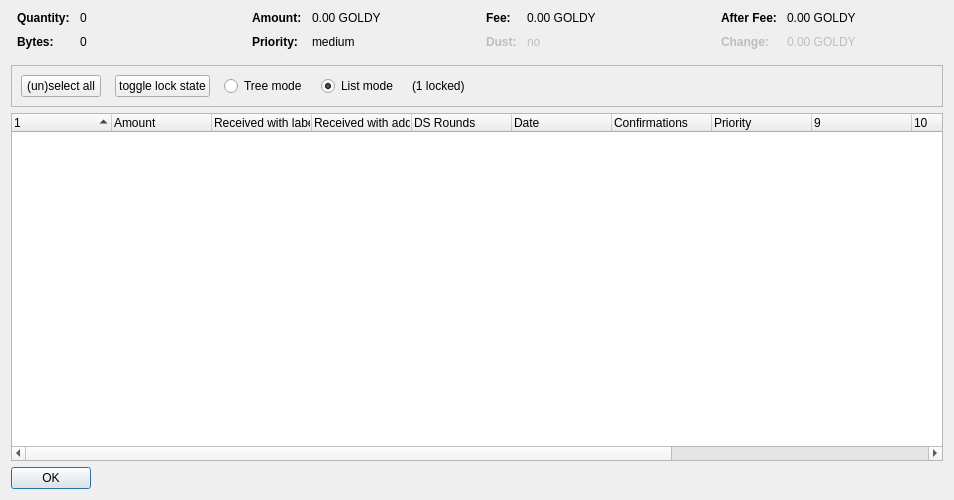
<?xml version="1.0" encoding="UTF-8"?>
<ui version="4.0">
 <class>CoinControlDialog</class>
 <widget class="QDialog" name="CoinControlDialog">
  <property name="geometry">
   <rect>
    <x>0</x>
    <y>0</y>
    <width>954</width>
    <height>500</height>
   </rect>
  </property>
  <property name="windowTitle">
   <string>Coin Selection</string>
  </property>
  <layout class="QVBoxLayout" name="verticalLayout">
   <item>
    <layout class="QHBoxLayout" name="horizontalLayoutTop" stretch="0,0,0,0">
     <property name="topMargin">
      <number>0</number>
     </property>
     <property name="bottomMargin">
      <number>10</number>
     </property>
     <item>
      <layout class="QFormLayout" name="formLayoutCoinControl1">
       <property name="horizontalSpacing">
        <number>10</number>
       </property>
       <property name="verticalSpacing">
        <number>10</number>
       </property>
       <property name="leftMargin">
        <number>6</number>
       </property>
       <property name="rightMargin">
        <number>6</number>
       </property>
       <item row="0" column="0">
        <widget class="QLabel" name="labelCoinControlQuantityText">
         <property name="font">
          <font>
           <weight>75</weight>
           <bold>true</bold>
          </font>
         </property>
         <property name="text">
          <string>Quantity:</string>
         </property>
        </widget>
       </item>
       <item row="0" column="1">
        <widget class="QLabel" name="labelCoinControlQuantity">
         <property name="cursor">
          <cursorShape>IBeamCursor</cursorShape>
         </property>
         <property name="contextMenuPolicy">
          <enum>Qt::ActionsContextMenu</enum>
         </property>
         <property name="text">
          <string notr="true">0</string>
         </property>
         <property name="textInteractionFlags">
          <set>Qt::LinksAccessibleByMouse|Qt::TextSelectableByKeyboard|Qt::TextSelectableByMouse</set>
         </property>
        </widget>
       </item>
       <item row="1" column="0">
        <widget class="QLabel" name="labelCoinControlBytesText">
         <property name="font">
          <font>
           <weight>75</weight>
           <bold>true</bold>
          </font>
         </property>
         <property name="text">
          <string>Bytes:</string>
         </property>
        </widget>
       </item>
       <item row="1" column="1">
        <widget class="QLabel" name="labelCoinControlBytes">
         <property name="cursor">
          <cursorShape>IBeamCursor</cursorShape>
         </property>
         <property name="contextMenuPolicy">
          <enum>Qt::ActionsContextMenu</enum>
         </property>
         <property name="text">
          <string notr="true">0</string>
         </property>
         <property name="textInteractionFlags">
          <set>Qt::LinksAccessibleByMouse|Qt::TextSelectableByKeyboard|Qt::TextSelectableByMouse</set>
         </property>
        </widget>
       </item>
      </layout>
     </item>
     <item>
      <layout class="QFormLayout" name="formLayoutCoinControl2">
       <property name="horizontalSpacing">
        <number>10</number>
       </property>
       <property name="verticalSpacing">
        <number>10</number>
       </property>
       <property name="leftMargin">
        <number>6</number>
       </property>
       <property name="rightMargin">
        <number>6</number>
       </property>
       <item row="0" column="0">
        <widget class="QLabel" name="labelCoinControlAmountText">
         <property name="font">
          <font>
           <weight>75</weight>
           <bold>true</bold>
          </font>
         </property>
         <property name="text">
          <string>Amount:</string>
         </property>
        </widget>
       </item>
       <item row="0" column="1">
        <widget class="QLabel" name="labelCoinControlAmount">
         <property name="cursor">
          <cursorShape>IBeamCursor</cursorShape>
         </property>
         <property name="contextMenuPolicy">
          <enum>Qt::ActionsContextMenu</enum>
         </property>
         <property name="text">
          <string notr="true">0.00 GOLDY</string>
         </property>
         <property name="textInteractionFlags">
          <set>Qt::LinksAccessibleByMouse|Qt::TextSelectableByKeyboard|Qt::TextSelectableByMouse</set>
         </property>
        </widget>
       </item>
       <item row="1" column="0">
        <widget class="QLabel" name="labelCoinControlPriorityText">
         <property name="font">
          <font>
           <weight>75</weight>
           <bold>true</bold>
          </font>
         </property>
         <property name="text">
          <string>Priority:</string>
         </property>
        </widget>
       </item>
       <item row="1" column="1">
        <widget class="QLabel" name="labelCoinControlPriority">
         <property name="cursor">
          <cursorShape>IBeamCursor</cursorShape>
         </property>
         <property name="contextMenuPolicy">
          <enum>Qt::ActionsContextMenu</enum>
         </property>
         <property name="text">
          <string>medium</string>
         </property>
         <property name="textInteractionFlags">
          <set>Qt::LinksAccessibleByMouse|Qt::TextSelectableByKeyboard|Qt::TextSelectableByMouse</set>
         </property>
        </widget>
       </item>
      </layout>
     </item>
     <item>
      <layout class="QFormLayout" name="formLayoutCoinControl3">
       <property name="horizontalSpacing">
        <number>10</number>
       </property>
       <property name="verticalSpacing">
        <number>10</number>
       </property>
       <property name="leftMargin">
        <number>6</number>
       </property>
       <property name="rightMargin">
        <number>6</number>
       </property>
       <item row="0" column="0">
        <widget class="QLabel" name="labelCoinControlFeeText">
         <property name="font">
          <font>
           <weight>75</weight>
           <bold>true</bold>
          </font>
         </property>
         <property name="text">
          <string>Fee:</string>
         </property>
        </widget>
       </item>
       <item row="0" column="1">
        <widget class="QLabel" name="labelCoinControlFee">
         <property name="cursor">
          <cursorShape>IBeamCursor</cursorShape>
         </property>
         <property name="contextMenuPolicy">
          <enum>Qt::ActionsContextMenu</enum>
         </property>
         <property name="text">
          <string notr="true">0.00 GOLDY</string>
         </property>
         <property name="textInteractionFlags">
          <set>Qt::LinksAccessibleByMouse|Qt::TextSelectableByKeyboard|Qt::TextSelectableByMouse</set>
         </property>
        </widget>
       </item>
       <item row="1" column="0">
        <widget class="QLabel" name="labelCoinControlLowOutputText">
         <property name="enabled">
          <bool>false</bool>
         </property>
         <property name="font">
          <font>
           <weight>75</weight>
           <bold>true</bold>
          </font>
         </property>
         <property name="text">
          <string>Dust:</string>
         </property>
        </widget>
       </item>
       <item row="1" column="1">
        <widget class="QLabel" name="labelCoinControlLowOutput">
         <property name="enabled">
          <bool>false</bool>
         </property>
         <property name="cursor">
          <cursorShape>IBeamCursor</cursorShape>
         </property>
         <property name="contextMenuPolicy">
          <enum>Qt::ActionsContextMenu</enum>
         </property>
         <property name="text">
          <string>no</string>
         </property>
         <property name="textInteractionFlags">
          <set>Qt::LinksAccessibleByMouse|Qt::TextSelectableByKeyboard|Qt::TextSelectableByMouse</set>
         </property>
        </widget>
       </item>
      </layout>
     </item>
     <item>
      <layout class="QFormLayout" name="formLayoutCoinControl4">
       <property name="horizontalSpacing">
        <number>10</number>
       </property>
       <property name="verticalSpacing">
        <number>10</number>
       </property>
       <property name="leftMargin">
        <number>6</number>
       </property>
       <property name="rightMargin">
        <number>6</number>
       </property>
       <item row="0" column="0">
        <widget class="QLabel" name="labelCoinControlAfterFeeText">
         <property name="font">
          <font>
           <weight>75</weight>
           <bold>true</bold>
          </font>
         </property>
         <property name="text">
          <string>After Fee:</string>
         </property>
        </widget>
       </item>
       <item row="0" column="1">
        <widget class="QLabel" name="labelCoinControlAfterFee">
         <property name="cursor">
          <cursorShape>IBeamCursor</cursorShape>
         </property>
         <property name="contextMenuPolicy">
          <enum>Qt::ActionsContextMenu</enum>
         </property>
         <property name="text">
          <string notr="true">0.00 GOLDY</string>
         </property>
         <property name="textInteractionFlags">
          <set>Qt::LinksAccessibleByMouse|Qt::TextSelectableByKeyboard|Qt::TextSelectableByMouse</set>
         </property>
        </widget>
       </item>
       <item row="1" column="0">
        <widget class="QLabel" name="labelCoinControlChangeText">
         <property name="enabled">
          <bool>false</bool>
         </property>
         <property name="font">
          <font>
           <weight>75</weight>
           <bold>true</bold>
          </font>
         </property>
         <property name="text">
          <string>Change:</string>
         </property>
        </widget>
       </item>
       <item row="1" column="1">
        <widget class="QLabel" name="labelCoinControlChange">
         <property name="enabled">
          <bool>false</bool>
         </property>
         <property name="cursor">
          <cursorShape>IBeamCursor</cursorShape>
         </property>
         <property name="contextMenuPolicy">
          <enum>Qt::ActionsContextMenu</enum>
         </property>
         <property name="text">
          <string notr="true">0.00 GOLDY</string>
         </property>
         <property name="textInteractionFlags">
          <set>Qt::LinksAccessibleByMouse|Qt::TextSelectableByKeyboard|Qt::TextSelectableByMouse</set>
         </property>
        </widget>
       </item>
      </layout>
     </item>
    </layout>
   </item>
   <item>
    <widget class="QFrame" name="frame">
     <property name="minimumSize">
      <size>
       <width>0</width>
       <height>40</height>
      </size>
     </property>
     <property name="frameShape">
      <enum>QFrame::StyledPanel</enum>
     </property>
     <property name="frameShadow">
      <enum>QFrame::Sunken</enum>
     </property>
     <layout class="QHBoxLayout" name="horizontalLayout">
      <item>
       <layout class="QHBoxLayout" name="horizontalLayoutPanel" stretch="0,0,0,0,0,0">
        <property name="spacing">
         <number>14</number>
        </property>
        <item>
         <widget class="QPushButton" name="pushButtonSelectAll">
          <property name="sizePolicy">
           <sizepolicy hsizetype="Maximum" vsizetype="Fixed">
            <horstretch>0</horstretch>
            <verstretch>0</verstretch>
           </sizepolicy>
          </property>
          <property name="text">
           <string>(un)select all</string>
          </property>
          <property name="autoDefault">
           <bool>false</bool>
          </property>
         </widget>
        </item>
        <item>
         <widget class="QPushButton" name="pushButtonToggleLock">
          <property name="sizePolicy">
           <sizepolicy hsizetype="Maximum" vsizetype="Fixed">
            <horstretch>0</horstretch>
            <verstretch>0</verstretch>
           </sizepolicy>
          </property>
          <property name="text">
           <string>toggle lock state</string>
          </property>
          <property name="autoDefault">
           <bool>false</bool>
          </property>
         </widget>
        </item>
        <item>
         <widget class="QRadioButton" name="radioTreeMode">
          <property name="sizePolicy">
           <sizepolicy hsizetype="Maximum" vsizetype="Fixed">
            <horstretch>0</horstretch>
            <verstretch>0</verstretch>
           </sizepolicy>
          </property>
          <property name="text">
           <string>Tree mode</string>
          </property>
         </widget>
        </item>
        <item>
         <widget class="QRadioButton" name="radioListMode">
          <property name="sizePolicy">
           <sizepolicy hsizetype="Maximum" vsizetype="Fixed">
            <horstretch>0</horstretch>
            <verstretch>0</verstretch>
           </sizepolicy>
          </property>
          <property name="text">
           <string>List mode</string>
          </property>
          <property name="checked">
           <bool>true</bool>
          </property>
         </widget>
        </item>
        <item>
         <widget class="QLabel" name="labelLocked">
          <property name="text">
           <string>(1 locked)</string>
          </property>
         </widget>
        </item>
        <item>
         <spacer name="horizontalSpacer">
          <property name="orientation">
           <enum>Qt::Horizontal</enum>
          </property>
          <property name="sizeHint" stdset="0">
           <size>
            <width>40</width>
            <height>20</height>
           </size>
          </property>
         </spacer>
        </item>
       </layout>
      </item>
     </layout>
    </widget>
   </item>
   <item>
    <widget class="CoinControlTreeWidget" name="treeWidget">
     <property name="contextMenuPolicy">
      <enum>Qt::CustomContextMenu</enum>
     </property>
     <property name="sortingEnabled">
      <bool>false</bool>
     </property>
     <property name="columnCount">
      <number>13</number>
     </property>
     <attribute name="headerShowSortIndicator" stdset="0">
      <bool>true</bool>
     </attribute>
     <attribute name="headerStretchLastSection">
      <bool>false</bool>
     </attribute>
     <column>
      <property name="text">
       <string/>
      </property>
     </column>
     <column>
      <property name="text">
       <string>Amount</string>
      </property>
     </column>
     <column>
      <property name="text">
       <string>Received with label</string>
      </property>
     </column>
     <column>
      <property name="text">
       <string>Received with address</string>
      </property>
     </column>
     <column>
      <property name="text">
       <string>DS Rounds</string>
      </property>
     </column>
     <column>
      <property name="text">
       <string>Date</string>
      </property>
     </column>
     <column>
      <property name="text">
       <string>Confirmations</string>
      </property>
      <property name="toolTip">
       <string>Confirmed</string>
      </property>
     </column>
     <column>
      <property name="text">
       <string>Priority</string>
      </property>
     </column>
     <column>
      <property name="text">
       <string/>
      </property>
     </column>
     <column>
      <property name="text">
       <string/>
      </property>
     </column>
     <column>
      <property name="text">
       <string/>
      </property>
     </column>
     <column>
      <property name="text">
       <string/>
      </property>
     </column>
     <column>
      <property name="text">
       <string/>
      </property>
     </column>
    </widget>
   </item>
   <item>
    <widget class="QDialogButtonBox" name="buttonBox">
     <property name="sizePolicy">
      <sizepolicy hsizetype="Maximum" vsizetype="Fixed">
       <horstretch>0</horstretch>
       <verstretch>0</verstretch>
      </sizepolicy>
     </property>
     <property name="orientation">
      <enum>Qt::Horizontal</enum>
     </property>
     <property name="standardButtons">
      <set>QDialogButtonBox::Ok</set>
     </property>
    </widget>
   </item>
  </layout>
 </widget>
 <customwidgets>
  <customwidget>
   <class>CoinControlTreeWidget</class>
   <extends>QTreeWidget</extends>
   <header>coincontroltreewidget.h</header>
  </customwidget>
 </customwidgets>
 <resources/>
 <connections/>
</ui>
